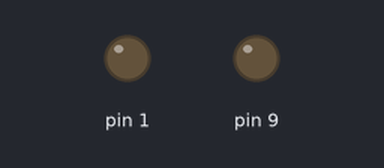
Recording of a sketch running on a simulated Arduino Uno, built with avr-gcc and run on an emulated ATmega328P. On the bench: output pins drawn as LEDs (lit = HIGH).

Above: at 0.05 s.
At 4.0 s:
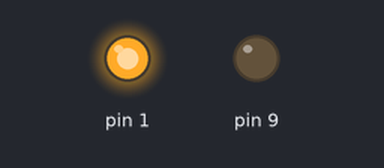
At 9.0 s:
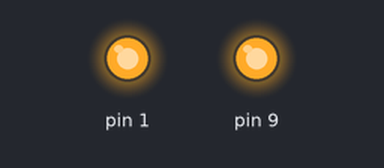
At 11.5 s:
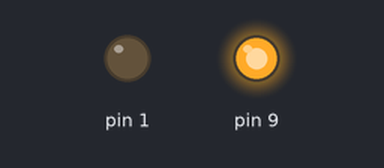
Timing chart, 0 to 16.6 s (numbered marks = the images above):
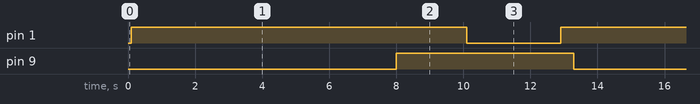

The sketch:

LED_CUBE.ino
```cpp
struct frame //This structure stores the register data for each frame
{
  uint8_t redPort, redDdr, greenPort, greenDdr;//This is all of the port data for each frame
};
frame frames[] = //This array holds all 128 frames of the pattern
{
  {0x0, 0x8, 0x1, 0x1}, {0x0, 0x8, 0x2, 0x2}, {0x0, 0x8, 0x4, 0x4}, {0x0, 0x8, 0x8, 0x8},
  {0x0, 0x4, 0x8, 0x8}, {0x0, 0x2, 0x8, 0x8}, {0x0, 0x1, 0x8, 0x8}, {0x0, 0x1, 0x4, 0x4},
  {0x0, 0x1, 0x2, 0x2}, {0x0, 0x1, 0x1, 0x1}, {0x0, 0x2, 0x1, 0x1}, {0x0, 0x4, 0x1, 0x1},
  {0x0, 0x4, 0x2, 0x2}, {0x0, 0x4, 0x4, 0x4}, {0x0, 0x2, 0x4, 0x4}, {0x0, 0x2, 0x2, 0x2}, //First
  {0x0, 0x20, 0x2, 0x2}, {0x0, 0x20, 0x4, 0x4}, {0x0, 0x40, 0x4, 0x4}, {0x0, 0x40, 0x2, 0x2},
  {0x0, 0x40, 0x1, 0x1}, {0x0, 0x20, 0x1, 0x1}, {0x0, 0x10, 0x1, 0x1}, {0x0, 0x10, 0x2, 0x2},
  {0x0, 0x10, 0x4, 0x4}, {0x0, 0x10, 0x8, 0x8}, {0x0, 0x20, 0x8, 0x8}, {0x0, 0x40, 0x8, 0x8},
  {0x0, 0x80, 0x8, 0x8}, {0x0, 0x80, 0x4, 0x4}, {0x0, 0x80, 0x2, 0x2}, {0x0, 0x80, 0x1, 0x1}, //Second
  {0x0, 0x8, 0x10, 0x10}, {0x0, 0x8, 0x20, 0x20}, {0x0, 0x8, 0x40, 0x40}, {0x0, 0x8, 0x80, 0x80},
  {0x0, 0x4, 0x80, 0x80}, {0x0, 0x2, 0x80, 0x80}, {0x0, 0x1, 0x80, 0x80}, {0x0, 0x1, 0x40, 0x40},
  {0x0, 0x1, 0x20, 0x20}, {0x0, 0x1, 0x10, 0x10}, {0x0, 0x2, 0x10, 0x10}, {0x0, 0x4, 0x10, 0x10},
  {0x0, 0x4, 0x20, 0x20}, {0x0, 0x4, 0x40, 0x40}, {0x0, 0x2, 0x40, 0x40}, {0x0, 0x2, 0x20, 0x20}, //Third
  {0x0, 0x20, 0x20, 0x20}, {0x0, 0x20, 0x40, 0x40}, {0x0, 0x40, 0x40, 0x40}, {0x0, 0x40, 0x20, 0x20},
  {0x0, 0x40, 0x10, 0x10}, {0x0, 0x20, 0x10, 0x10}, {0x0, 0x10, 0x10, 0x10}, {0x0, 0x10, 0x20, 0x20},
  {0x0, 0x10, 0x40, 0x40}, {0x0, 0x10, 0x80, 0x80}, {0x0, 0x20, 0x80, 0x80}, {0x0, 0x40, 0x80, 0x80},
  {0x0, 0x80, 0x80, 0x80}, {0x0, 0x80, 0x40, 0x40}, {0x0, 0x80, 0x20, 0x20}, {0x0, 0x80, 0x10, 0x10}, //Fourth
  {0x10, 0x10, 0x0, 0x80}, {0x20, 0x20, 0x0, 0x80}, {0x40, 0x40, 0x0, 0x80}, {0x80, 0x80, 0x0, 0x80},
  {0x80, 0x80, 0x0, 0x40}, {0x80, 0x80, 0x0, 0x20}, {0x80, 0x80, 0x0, 0x10}, {0x40, 0x40, 0x0, 0x10},
  {0x20, 0x20, 0x0, 0x10}, {0x10, 0x10, 0x0, 0x10}, {0x10, 0x10, 0x0, 0x20}, {0x10, 0x10, 0x0, 0x40},
  {0x20, 0x20, 0x0, 0x40}, {0x40, 0x40, 0x0, 0x40}, {0x40, 0x40, 0x0, 0x20}, {0x20, 0x20, 0x0, 0x20}, //Fifth
  {0x2, 0x2, 0x0, 0x20},  {0x4, 0x4, 0x0, 0x20}, {0x4, 0x4, 0x0, 0x40}, {0x2, 0x2, 0x0, 0x40},
  {0x1, 0x1, 0x0, 0x40}, {0x1, 0x1, 0x0, 0x20}, {0x1, 0x1, 0x0, 0x10}, {0x2, 0x2, 0x0, 0x10},
  {0x4, 0x4, 0x0, 0x10}, {0x8, 0x8, 0x0, 0x10}, {0x8, 0x8, 0x0, 0x20}, {0x8, 0x8, 0x0, 0x40},
  {0x8, 0x8, 0x0, 0x80}, {0x4, 0x4, 0x0, 0x80}, {0x2, 0x2, 0x0, 0x80}, {0x1, 0x1, 0x0, 0x80},//Sixth
  {0x10, 0x10, 0x0, 0x8}, {0x20, 0x20, 0x0, 0x8}, {0x40, 0x40, 0x0, 0x8}, {0x80, 0x80, 0x0, 0x8},
  {0x80, 0x80, 0x0, 0x4}, {0x80, 0x80, 0x0, 0x2}, {0x80, 0x80, 0x0, 0x1}, {0x40, 0x40, 0x0, 0x1},
  {0x20, 0x20, 0x0, 0x1}, {0x10, 0x10, 0x0, 0x1}, {0x10, 0x10, 0x0, 0x2}, {0x10, 0x10, 0x0, 0x4},
  {0x20, 0x20, 0x0, 0x4}, {0x40, 0x40, 0x0, 0x4}, {0x40, 0x40, 0x0, 0x2}, {0x20, 0x20, 0x0, 0x2}, //Seventh
  {0x2, 0x2, 0x0, 0x2},  {0x4, 0x4, 0x0, 0x2}, {0x4, 0x4, 0x0, 0x4}, {0x2, 0x2, 0x0, 0x4},
  {0x1, 0x1, 0x0, 0x4}, {0x1, 0x1, 0x0, 0x2}, {0x1, 0x1, 0x0, 0x1}, {0x2, 0x2, 0x0, 0x1},
  {0x4, 0x4, 0x0, 0x1}, {0x8, 0x8, 0x0, 0x1}, {0x8, 0x8, 0x0, 0x2}, {0x8, 0x8, 0x0, 0x4},
  {0x8, 0x8, 0x0, 0x8}, {0x4, 0x4, 0x0, 0x8}, {0x2, 0x2, 0x0, 0x8}, {0x1, 0x1, 0x0, 0x8}//Eigth
};
void setup() {} //Nothing is requried to setup
void loop() {
 for(int i = 0; i < sizeof(frames)/4; i++) //This for loop displays each frame
 {
  DDRD = frames[i].greenDdr;//Setting the DDR registers to the values stored in the frame
  DDRB = frames[i].redDdr;
  PORTD = frames[i].greenPort;//Setting the PORT registers to the values stored in the frame
  PORTB = frames[i].redPort;
  delay(100);
 }
}
```

Measured:
- by itself, pin 1: alternates HIGH for 10.0 s and LOW for 2.8 s
- by itself, pin 9: alternates HIGH for 5.3 s and LOW for 7.5 s
- by itself, everything shown: repeats every 12.8 s, in 128 steps
